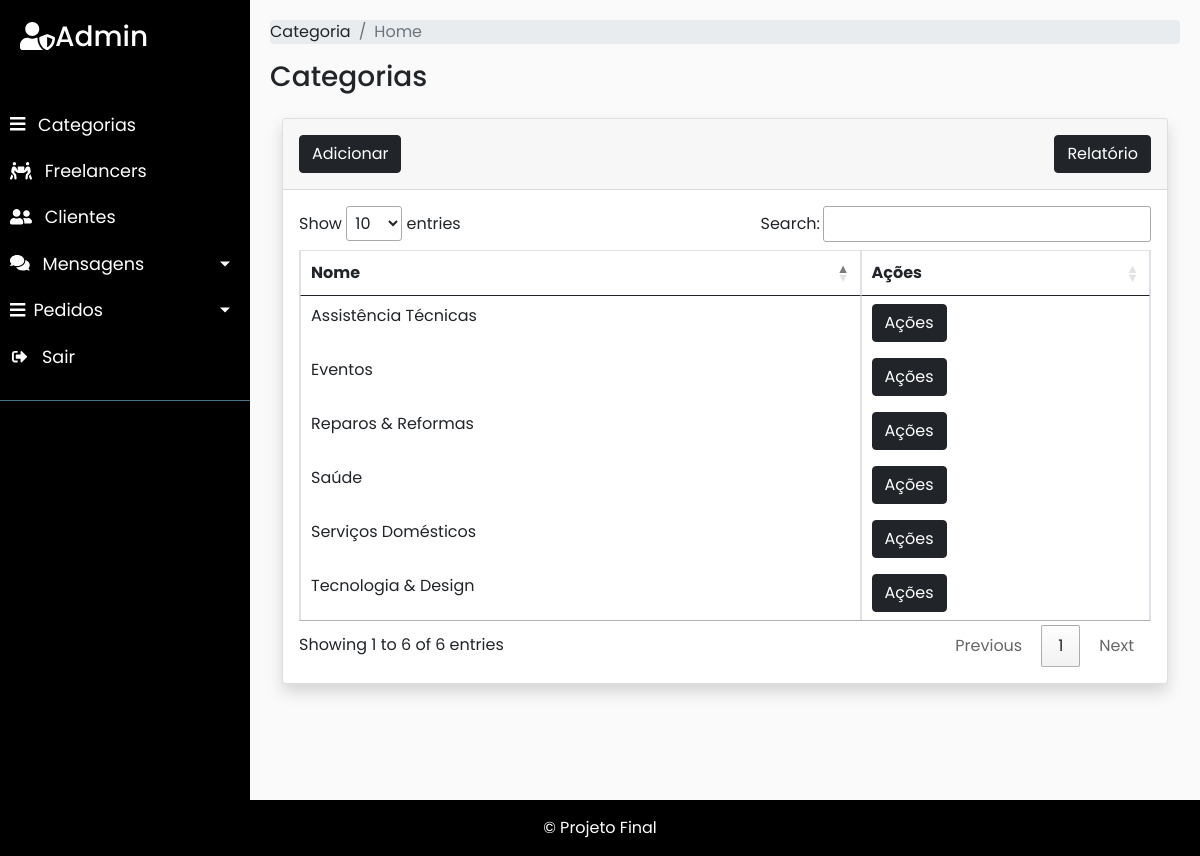
Screenshot of /admin/categoria/categoria.php with the database file from the repository.
### tables this page shows
CREATE TABLE `categoria` (
  `id_Categoria` int(11) NOT NULL,
  `nomeCategoria` varchar(45) NOT NULL,
  `dataCadastro` datetime NOT NULL DEFAULT current_timestamp()
);

### classe/Conexao.php (called while the page is built, shortened)
<?php
    class Conexao{
        private static $instancia;
        public static function getConexao(){
            if(!isset(self::$instancia)){
                $dbname = 'projetoFinal';
                $host   = 'localhost';
                $user   = 'root';
                $senha  = '';
                try {
                    self::$instancia = new PDO('mysql:dbname='.$dbname.';host='.$host,$user,$senha);
                } catch (\Throwable $e) {
                    echo 'Erro: '.$e;
                }
            }
            return self::$instancia;
        }
    }
?>

### classe/Categoria.php (called while the page is built, shortened)
<?php
    require_once 'Conexao.php';
    class Categoria{
        private $pdo;
        public function __construct(){
            $this->pdo = Conexao::getConexao();
        }
        public function buscarDados(){
            $cmd = $this->pdo->query("SELECT * FROM categoria ORDER BY id_Categoria");
            $res = $cmd->fetchAll(PDO::FETCH_ASSOC);
            return $res;
        }
    }
?>

### admin/categoria/categoria.php (the view, shortened to what this page needs)
<?php
require_once "../../classe/Categoria.php";
$cat = new Categoria();
?>
<!DOCTYPE html>
<html>
<head>
    <link rel="stylesheet" href="https://stackpath.bootstrapcdn.com/bootstrap/4.1.0/css/bootstrap.min.css">
    <link href="https://cdn.jsdelivr.net/npm/bootstrap@5.1.0/dist/css/bootstrap.min.css" rel="stylesheet">
    <link rel="stylesheet" href="../css/style.css">
    <link rel="stylesheet" href="//cdn.datatables.net/1.10.25/css/jquery.dataTables.min.css">
</head>
<body>
    <div class="wrapper">
        <nav id="sidebar">
           <?php include '../menu.php';?>
        </nav>
        <div id="content">
            <div class="content-body">
                <div class="row page-titles mx-0">
                    <div class="col p-md-0">
                        <ol class="breadcrumb">
                            <li class="breadcrumb-item"><a href="javascript:void(0)">Categoria</a></li>
                            <li class="breadcrumb-item active"><a href="../index.php">Home</a></li>
                        </ol>
                    </div>
                </div>
                <div class="d-sm-flex align-items-center justify-content-between mb-4">
                    <h1 class="h3 mb-0 text-gray-800">Categorias</h1>
                </div>
                <div class="container-fluid">
                    <div class="card shadow mb-4">
                        <div class="card-header py-3">
                            <h6 class="m-0 font-weight-bold text-primary">
                                <a href="cadastroCategoria.php"><button type="button" class="btn btn-dark">Adicionar</button></a>
                                <a href="relatorio/relatorioCategoria.php"><button style="float:right" type="button" class="btn btn-dark">Relatório</button></a>
                            </h6>
                        </div>
                        <div class="card-body">
                            <div class="table-responsive">
                                <table class="table table-bordered" id="dataTable" width="100%" cellspacing="0">
                                    <thead>
                                        <tr>
                                            <th>Nome</th>
                                            <th>Ações</th>
                                        </tr>
                                    </thead>
                                    <tbody>
                                        <?php
                                        $dados = $cat->buscarDados();
                                        if (count($dados) > 0) {
                                            for ($i = 0; $i < count($dados); $i++) {
                                                echo "<tr>";
                                                foreach ($dados[$i] as $k => $v) {
                                                    if ($k != "id_Categoria" && $k != "dataCadastro") {
                                                        echo "<td>" . $v . "</td>";
                                                    }
                                                }
                                        ?>
                                                <td>
                                                    <div class="dropdown">
                                                        <button class="btn btn-dark dropdown-toggle" type="button" id="dropdownMenuButton" data-toggle="dropdown" aria-haspopup="true" aria-expanded="false">
                                                            Ações
                                                        </button>
                                                    </div>
                                                </td>
                                        <?php
                                                echo "</tr>";
                                            }
                                        } else
                                        {
                                        }
                                        ?>
                                    </tbody>
                                </table>
                            </div>
                        </div>
                    </div>
                </div>
            </div>
        </div>
    </div>
    <footer class="bg-dark text-center text-white">
        <div class="text-center p-3" style="background-color: #000">
            © Projeto Final
        </div>
    </footer>
</body>
</html>

### admin/css/style.css (style rules this page uses)
body { font-family: 'Poppins', sans-serif; background: #fafafa; }
a, a:hover, a:focus { color: inherit; text-decoration: none; transition: all 0.3s; }
.wrapper { display: flex; width: 100%; align-items: stretch; }
#sidebar { min-width: 250px; max-width: 250px; background: #000; color: #fff; transition: all 0.3s; }
.dropdown-toggle::after { display: block; position: absolute; top: 50%; right: 20px; transform: translateY(-50%); }
#content { width: 100%; padding: 20px; min-height: 100vh; transition: all 0.3s; }

### rows the page displays
categoria: nomeCategoria "Eventos"
categoria: nomeCategoria "Reparos & Reformas"
categoria: nomeCategoria "Saúde"
categoria: nomeCategoria "Serviços Domésticos"
categoria: nomeCategoria "Tecnologia & Design"
categoria: nomeCategoria "Assistência Técnicas"
